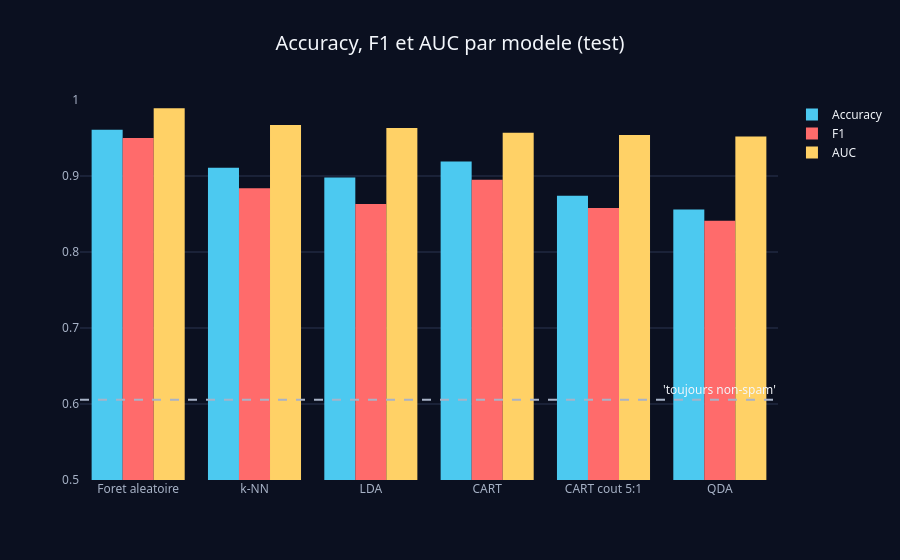

The notebook cell saved with this chart:
### Markdown cell above
### Comparaison des métriques : accuracy, F1 et AUC

| Métrique | Formule | Dépend du seuil ? | Ce qu'elle mesure | Limites |
|---|---|---|---|---|
| **Accuracy** | $\dfrac{VP + VN}{n}$ | oui | proportion de bonnes décisions | dépend de la **proportion de classes** (0.606 sans rien faire ici) ; traite FP et FN de la même façon |
| **F1** | $\dfrac{2\,\text{Précision}\cdot\text{Rappel}}{\text{Précision}+\text{Rappel}} = \dfrac{2VP}{2VP + FP + FN}$ | oui | qualité de détection de la **classe positive** (spam) | ignore les VN ; dépend de la classe choisie comme positive ; pondère précision et rappel à égalité (pas de coût 5:1) |
| **AUC** | $\mathbb{P}\big(s(X^+) > s(X^-)\big)$ | **non** | qualité de l'**ordonnancement** des scores | ne dit pas quel seuil choisir ; insensible à la calibration des probabilités ; ignore les coûts |

### Code cell
fig = go.Figure()
for i, metrique in enumerate(["Accuracy", "F1", "AUC"]):
    fig.add_trace(go.Bar(x=comparaison["Modele"], y=comparaison[metrique], name=metrique,
                         marker_color=pick_color(i)))
fig.add_hline(y=1 - y_te.mean(), line_dash="dash", line_color=MUTED, annotation_text="'toujours non-spam'")
fig.update_layout(barmode="group", title="Accuracy, F1 et AUC par modele (test)", yaxis=dict(range=[0.5, 1]))
fig.show()

### Figure 1 — Plotly figure (JSON) as saved in the notebook; plotly's stock layout.template omitted (floating-point values rounded to 4 significant figures)
{"data": [{"marker": {"color": "#4cc9f0"}, "name": "Accuracy", "type": "bar", "x": ["Foret aleatoire", "k-NN", "LDA", "CART", "CART cout 5:1", "QDA"], "y": [0.961, 0.911, 0.898, 0.919, 0.874, 0.856]}, {"marker": {"color": "#ff6b6b"}, "name": "F1", "type": "bar", "x": ["Foret aleatoire", "k-NN", "LDA", "CART", "CART cout 5:1", "QDA"], "y": [0.95, 0.884, 0.863, 0.895, 0.858, 0.841]}, {"marker": {"color": "#ffd166"}, "name": "AUC", "type": "bar", "x": ["Foret aleatoire", "k-NN", "LDA", "CART", "CART cout 5:1", "QDA"], "y": [0.989, 0.967, 0.963, 0.957, 0.954, 0.952]}], "layout": {"annotations": [{"showarrow": false, "text": "'toujours non-spam'", "x": 1, "xanchor": "right", "xref": "x domain", "y": 0.6056, "yanchor": "bottom", "yref": "y"}], "barmode": "group", "shapes": [{"line": {"color": "#a8b3c7", "dash": "dash"}, "type": "line", "x0": 0, "x1": 1, "xref": "x domain", "y0": 0.6056, "y1": 0.6056, "yref": "y"}], "title": {"text": "Accuracy, F1 et AUC par modele (test)"}, "yaxis": {"range": [0.5, 1]}}}
